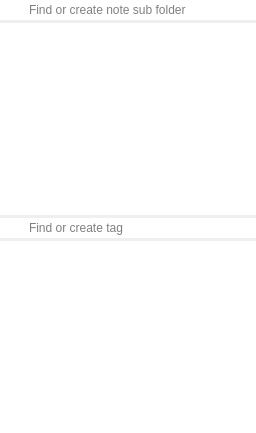
       <widget class="QFrame" name="tagFrame">
        <property name="sizePolicy">
         <sizepolicy hsizetype="Preferred" vsizetype="Preferred">
          <horstretch>2</horstretch>
          <verstretch>0</verstretch>
         </sizepolicy>
        </property>
        <property name="styleSheet">
         <string notr="true"/>
        </property>
        <property name="frameShape">
         <enum>QFrame::Shape::NoFrame</enum>
        </property>
        <property name="frameShadow">
         <enum>QFrame::Shadow::Plain</enum>
        </property>
        <layout class="QVBoxLayout" name="verticalLayout_5">
         <property name="spacing">
          <number>3</number>
         </property>
         <property name="leftMargin">
          <number>0</number>
         </property>
         <property name="topMargin">
          <number>0</number>
         </property>
         <property name="rightMargin">
          <number>0</number>
         </property>
         <property name="bottomMargin">
          <number>0</number>
         </property>
         <item>
          <widget class="QFrame" name="noteSubFolderFrame">
           <property name="frameShape">
            <enum>QFrame::Shape::NoFrame</enum>
           </property>
           <property name="frameShadow">
            <enum>QFrame::Shadow::Raised</enum>
           </property>
           <layout class="QVBoxLayout" name="verticalLayout_4">
            <property name="spacing">
             <number>3</number>
            </property>
            <property name="leftMargin">
             <number>0</number>
            </property>
            <property name="topMargin">
             <number>0</number>
            </property>
            <property name="rightMargin">
             <number>0</number>
            </property>
            <property name="bottomMargin">
             <number>0</number>
            </property>
            <item>
             <widget class="LineEdit" name="noteSubFolderLineEdit">
              <property name="styleSheet">
               <string notr="true">QLineEdit {
	border: none;
	padding: 2px 5px 2px 27px;
	background-image: url(:/images/search-notes.svg);
	background-repeat: no-repeat;
	background-position: center left;
	margin-right: 0px;
}
</string>
              </property>
              <property name="placeholderText">
               <string>Find or create note sub folder</string>
              </property>
              <property name="clearButtonEnabled">
               <bool>true</bool>
              </property>
             </widget>
            </item>
            <item>
             <widget class="NoteSubFolderTree" name="noteSubFolderTreeWidget">
              <property name="contextMenuPolicy">
               <enum>Qt::ContextMenuPolicy::CustomContextMenu</enum>
              </property>
              <property name="frameShape">
               <enum>QFrame::Shape::NoFrame</enum>
              </property>
              <property name="editTriggers">
               <set>QAbstractItemView::EditTrigger::EditKeyPressed</set>
              </property>
              <property name="selectionMode">
               <enum>QAbstractItemView::SelectionMode::ExtendedSelection</enum>
              </property>
              <property name="headerHidden">
               <bool>true</bool>
              </property>
              <column>
               <property name="text">
                <string notr="true">Name</string>
               </property>
              </column>
              <column>
               <property name="text">
                <string notr="true">Note count</string>
               </property>
              </column>
             </widget>
            </item>
           </layout>
          </widget>
         </item>
         <item>
          <widget class="QFrame" name="tagSubFrame">
           <property name="frameShape">
            <enum>QFrame::Shape::NoFrame</enum>
           </property>
           <property name="frameShadow">
            <enum>QFrame::Shadow::Raised</enum>
           </property>
           <layout class="QVBoxLayout" name="verticalLayout_3">
            <property name="spacing">
             <number>3</number>
            </property>
            <property name="leftMargin">
             <number>0</number>
            </property>
            <property name="topMargin">
             <number>0</number>
            </property>
            <property name="rightMargin">
             <number>0</number>
            </property>
            <property name="bottomMargin">
             <number>0</number>
            </property>
            <item>
             <widget class="LineEdit" name="tagLineEdit">
              <property name="styleSheet">
               <string notr="true">QLineEdit {
	border: none;
	padding: 2px 5px 2px 27px;
	background-image: url(:/images/search-notes.svg);
	background-repeat: no-repeat;
	background-position: center left;
	margin-right: 0px;
}
</string>
              </property>
              <property name="placeholderText">
               <string>Find or create tag</string>
              </property>
              <property name="clearButtonEnabled">
               <bool>true</bool>
              </property>
             </widget>
            </item>
            <item>
             <widget class="QTreeWidget" name="tagTreeWidget">
              <property name="contextMenuPolicy">
               <enum>Qt::ContextMenuPolicy::CustomContextMenu</enum>
              </property>
              <property name="frameShape">
               <enum>QFrame::Shape::NoFrame</enum>
              </property>
              <property name="editTriggers">
               <set>QAbstractItemView::EditTrigger::EditKeyPressed</set>
              </property>
              <property name="selectionMode">
               <enum>QAbstractItemView::SelectionMode::ExtendedSelection</enum>
              </property>
              <property name="headerHidden">
               <bool>true</bool>
              </property>
              <column>
               <property name="text">
                <string notr="true">Name</string>
               </property>
              </column>
              <column>
               <property name="text">
                <string notr="true">Note count</string>
               </property>
              </column>
             </widget>
            </item>
           </layout>
          </widget>
         </item>
        </layout>
       </widget>
